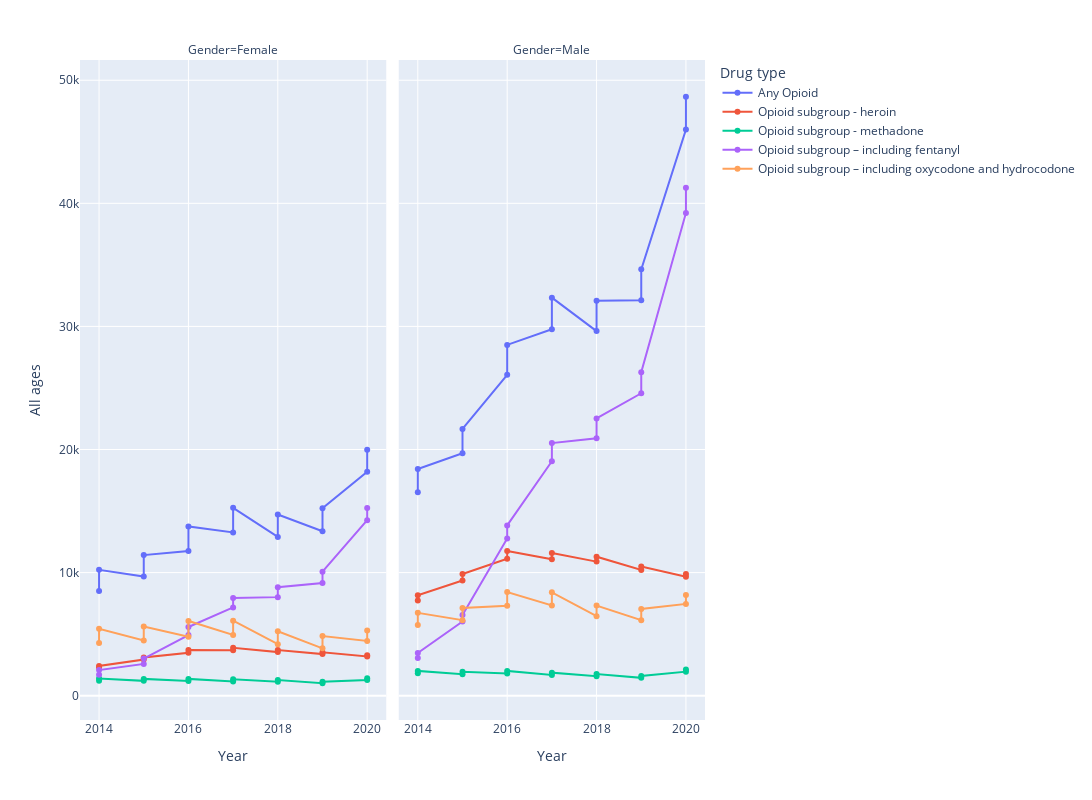

Write notebook code for a chart like this one.
### Code cell
# df = px.data.tips()
fig = px.line(genderDf, x="Year", y="All ages", color="Drug type", facet_col="Gender", markers=True, width=1600, height=800)
fig.show()

### Figure 1 — Plotly figure (JSON) as saved in the notebook; plotly's stock layout.template omitted (floating-point values rounded to 4 significant figures)
{"data": [{"hovertemplate": "Drug type=Any Opioid<br>Gender=Female<br>Year=%{x}<br>All ages=%{y}<extra></extra>", "legendgroup": "Any Opioid", "line": {"color": "#636efa", "dash": "solid"}, "marker": {"symbol": "circle"}, "mode": "lines+markers", "name": "Any Opioid", "orientation": "v", "showlegend": true, "type": "scatter", "x": [2020, 2020, 2019, 2019, 2018, 2018, 2017, 2017, 2016, 2016, 2015, 2015, 2014, 2014], "xaxis": "x", "y": [19970, 18192, 15225, 13358, 14724, 12900, 15263, 13264, 13751, 11745, 11420, 9682, 10227, 8510], "yaxis": "y"}, {"hovertemplate": "Drug type=Any Opioid<br>Gender=Male<br>Year=%{x}<br>All ages=%{y}<extra></extra>", "legendgroup": "Any Opioid", "line": {"color": "#636efa", "dash": "solid"}, "marker": {"symbol": "circle"}, "mode": "lines+markers", "name": "Any Opioid", "orientation": "v", "showlegend": false, "type": "scatter", "x": [2020, 2020, 2019, 2019, 2018, 2018, 2017, 2017, 2016, 2016, 2015, 2015, 2014, 2014], "xaxis": "x2", "y": [48660, 45991, 34635, 32131, 32078, 29618, 32337, 29772, 28498, 26069, 21671, 19700, 18420, 16527], "yaxis": "y2"}, {"hovertemplate": "Drug type=Opioid subgroup - heroin<br>Gender=Female<br>Year=%{x}<br>All ages=%{y}<extra></extra>", "legendgroup": "Opioid subgroup - heroin", "line": {"color": "#EF553B", "dash": "solid"}, "marker": {"symbol": "circle"}, "mode": "lines+markers", "name": "Opioid subgroup - heroin", "orientation": "v", "showlegend": true, "type": "scatter", "x": [2020, 2020, 2019, 2019, 2018, 2018, 2017, 2017, 2016, 2016, 2015, 2015, 2014, 2014], "xaxis": "x", "y": [3284, 3183, 3520, 3381, 3705, 3540, 3886, 3684, 3717, 3480, 3108, 2933, 2414, 2287], "yaxis": "y"}, {"hovertemplate": "Drug type=Opioid subgroup - heroin<br>Gender=Male<br>Year=%{x}<br>All ages=%{y}<extra></extra>", "legendgroup": "Opioid subgroup - heroin", "line": {"color": "#EF553B", "dash": "solid"}, "marker": {"symbol": "circle"}, "mode": "lines+markers", "name": "Opioid subgroup - heroin", "orientation": "v", "showlegend": false, "type": "scatter", "x": [2020, 2020, 2019, 2019, 2018, 2018, 2017, 2017, 2016, 2016, 2015, 2015, 2014, 2014], "xaxis": "x2", "y": [9881, 9667, 10499, 10213, 11291, 10892, 11596, 11078, 11752, 11126, 9881, 9351, 8160, 7722], "yaxis": "y2"}, {"hovertemplate": "Drug type=Opioid subgroup - methadone<br>Gender=Female<br>Year=%{x}<br>All ages=%{y}<extra></extra>", "legendgroup": "Opioid subgroup - methadone", "line": {"color": "#00cc96", "dash": "solid"}, "marker": {"symbol": "circle"}, "mode": "lines+markers", "name": "Opioid subgroup - methadone", "orientation": "v", "showlegend": true, "type": "scatter", "x": [2020, 2020, 2019, 2019, 2018, 2018, 2017, 2017, 2016, 2016, 2015, 2015, 2014, 2014], "xaxis": "x", "y": [1411, 1263, 1140, 1009, 1266, 1136, 1327, 1148, 1362, 1190, 1362, 1206, 1391, 1208], "yaxis": "y"}, {"hovertemplate": "Drug type=Opioid subgroup - methadone<br>Gender=Male<br>Year=%{x}<br>All ages=%{y}<extra></extra>", "legendgroup": "Opioid subgroup - methadone", "line": {"color": "#00cc96", "dash": "solid"}, "marker": {"symbol": "circle"}, "mode": "lines+markers", "name": "Opioid subgroup - methadone", "orientation": "v", "showlegend": false, "type": "scatter", "x": [2020, 2020, 2019, 2019, 2018, 2018, 2017, 2017, 2016, 2016, 2015, 2015, 2014, 2014], "xaxis": "x2", "y": [2132, 1949, 1600, 1452, 1757, 1584, 1867, 1683, 2011, 1806, 1939, 1749, 2009, 1818], "yaxis": "y2"}, {"hovertemplate": "Drug type=Opioid subgroup – including fentanyl<br>Gender=Female<br>Year=%{x}<br>All ages=%{y}<extra></extra>", "legendgroup": "Opioid subgroup – including fentanyl", "line": {"color": "#ab63fa", "dash": "solid"}, "marker": {"symbol": "circle"}, "mode": "lines+markers", "name": "Opioid subgroup – including fentanyl", "orientation": "v", "showlegend": true, "type": "scatter", "x": [2020, 2020, 2019, 2019, 2018, 2018, 2017, 2017, 2016, 2016, 2015, 2015, 2014, 2014], "xaxis": "x", "y": [15250, 14260, 10076, 9155, 8807, 8006, 7942, 7166, 5578, 4927, 3020, 2581, 2079, 1693], "yaxis": "y"}, {"hovertemplate": "Drug type=Opioid subgroup – including fentanyl<br>Gender=Male<br>Year=%{x}<br>All ages=%{y}<extra></extra>", "legendgroup": "Opioid subgroup – including fentanyl", "line": {"color": "#ab63fa", "dash": "solid"}, "marker": {"symbol": "circle"}, "mode": "lines+markers", "name": "Opioid subgroup – including fentanyl", "orientation": "v", "showlegend": false, "type": "scatter", "x": [2020, 2020, 2019, 2019, 2018, 2018, 2017, 2017, 2016, 2016, 2015, 2015, 2014, 2014], "xaxis": "x2", "y": [41266, 39220, 26283, 24570, 22528, 20912, 20524, 19045, 13835, 12769, 6560, 6028, 3465, 3052], "yaxis": "y2"}, {"hovertemplate": "Drug type=Opioid subgroup – including oxycodone and hydrocodone<br>Gender=Female<br>Year=%{x}<br>All ages=%{y}<extra></extra>", "legendgroup": "Opioid subgroup – including oxycodone and hydrocodone", "line": {"color": "#FFA15A", "dash": "solid"}, "marker": {"symbol": "circle"}, "mode": "lines+markers", "name": "Opioid subgroup – including oxycodone and hydrocodone", "orientation": "v", "showlegend": true, "type": "scatter", "x": [2020, 2020, 2019, 2019, 2018, 2018, 2017, 2017, 2016, 2016, 2015, 2015, 2014, 2014], "xaxis": "x", "y": [5286, 4444, 4842, 3844, 5229, 4182, 6097, 4928, 6070, 4796, 5610, 4487, 5427, 4279], "yaxis": "y"}, {"hovertemplate": "Drug type=Opioid subgroup – including oxycodone and hydrocodone<br>Gender=Male<br>Year=%{x}<br>All ages=%{y}<extra></extra>", "legendgroup": "Opioid subgroup – including oxycodone and hydrocodone", "line": {"color": "#FFA15A", "dash": "solid"}, "marker": {"symbol": "circle"}, "mode": "lines+markers", "name": "Opioid subgroup – including oxycodone and hydrocodone", "orientation": "v", "showlegend": false, "type": "scatter", "x": [2020, 2020, 2019, 2019, 2018, 2018, 2017, 2017, 2016, 2016, 2015, 2015, 2014, 2014], "xaxis": "x2", "y": [8185, 7449, 7044, 6137, 7323, 6458, 8398, 7327, 8417, 7305, 7117, 6134, 6732, 5736], "yaxis": "y2"}], "layout": {"annotations": [{"font": {}, "showarrow": false, "text": "Gender=Female", "x": 0.245, "xanchor": "center", "xref": "paper", "y": 1, "yanchor": "bottom", "yref": "paper"}, {"font": {}, "showarrow": false, "text": "Gender=Male", "x": 0.755, "xanchor": "center", "xref": "paper", "y": 1, "yanchor": "bottom", "yref": "paper"}], "height": 800, "legend": {"title": {"text": "Drug type"}, "tracegroupgap": 0}, "margin": {"t": 60}, "width": 1600, "xaxis": {"anchor": "y", "autorange": true, "domain": [0, 0.49], "range": [2014.0, 2020.0], "title": {"text": "Year"}, "type": "linear"}, "xaxis2": {"anchor": "y2", "autorange": true, "domain": [0.51, 1], "matches": "x", "range": [2014.0, 2020.0], "title": {"text": "Year"}, "type": "linear"}, "yaxis": {"anchor": "x", "autorange": true, "domain": [0, 1], "range": [-1977.0, 51650.0], "title": {"text": "All ages"}, "type": "linear"}, "yaxis2": {"anchor": "x2", "autorange": true, "domain": [0, 1], "matches": "y", "range": [-1977.0, 51650.0], "showticklabels": false, "type": "linear"}}}
